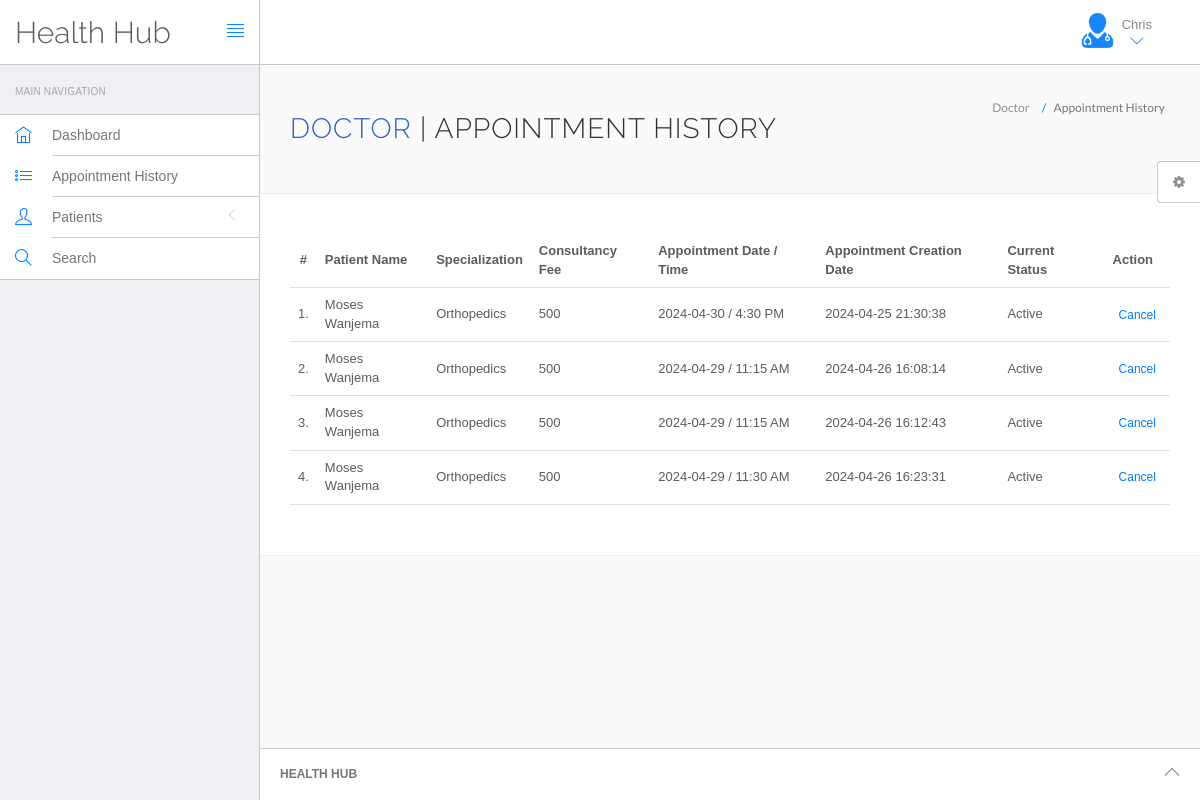
/HMS/doctor/appointment-history.php (signed in), run on the app's committed database.
### tables this page shows
CREATE TABLE `doctors` (
  `id` int(11) NOT NULL,
  `specilization` varchar(255) DEFAULT NULL,
  `doctorName` varchar(255) DEFAULT NULL,
  `address` longtext DEFAULT NULL,
  `docFees` varchar(255) DEFAULT NULL,
  `contactno` bigint(11) DEFAULT NULL,
  `docEmail` varchar(255) DEFAULT NULL,
  `password` varchar(255) DEFAULT NULL,
  `creationDate` timestamp NULL DEFAULT current_timestamp(),
  `updationDate` timestamp NULL DEFAULT NULL ON UPDATE current_timestamp()
);

CREATE TABLE `appointment` (
  `id` int(11) NOT NULL,
  `doctorSpecialization` varchar(255) DEFAULT NULL,
  `doctorId` int(11) DEFAULT NULL,
  `userId` int(11) DEFAULT NULL,
  `consultancyFees` int(11) DEFAULT NULL,
  `appointmentDate` varchar(255) DEFAULT NULL,
  `appointmentTime` varchar(255) DEFAULT NULL,
  `postingDate` timestamp NULL DEFAULT current_timestamp(),
  `paymentStatus` varchar(255) DEFAULT NULL,
  `paymentID` varchar(255) DEFAULT NULL,
  `userStatus` int(11) DEFAULT NULL,
  `doctorStatus` int(11) DEFAULT NULL,
  `updationDate` timestamp NULL DEFAULT NULL ON UPDATE current_timestamp()
);

CREATE TABLE `users` (
  `id` int(11) NOT NULL,
  `fullName` varchar(255) DEFAULT NULL,
  `address` longtext DEFAULT NULL,
  `city` varchar(255) DEFAULT NULL,
  `gender` varchar(255) DEFAULT NULL,
  `email` varchar(255) DEFAULT NULL,
  `password` varchar(255) DEFAULT NULL,
  `regDate` timestamp NULL DEFAULT current_timestamp(),
  `updationDate` timestamp NULL DEFAULT NULL ON UPDATE current_timestamp()
);

### HMS/doctor/appointment-history.php (the view, shortened to what this page needs)
<?php
include('include/config.php');
if(strlen($_SESSION['id']==0)) {
 header('location:logout.php');
  } else{
?>
<!DOCTYPE html>
<html lang="en">
	<head>
		<link rel="stylesheet" href="vendor/bootstrap/css/bootstrap.min.css">
		<link rel="stylesheet" href="vendor/fontawesome/css/font-awesome.min.css">
		<link rel="stylesheet" href="vendor/themify-icons/themify-icons.min.css">
		<link href="vendor/animate.css/animate.min.css" rel="stylesheet" media="screen">
		<link href="vendor/perfect-scrollbar/perfect-scrollbar.min.css" rel="stylesheet" media="screen">
		<link href="vendor/switchery/switchery.min.css" rel="stylesheet" media="screen">
		<link href="vendor/bootstrap-touchspin/jquery.bootstrap-touchspin.min.css" rel="stylesheet" media="screen">
		<link href="vendor/select2/select2.min.css" rel="stylesheet" media="screen">
		<link href="vendor/bootstrap-datepicker/bootstrap-datepicker3.standalone.min.css" rel="stylesheet" media="screen">
		<link href="vendor/bootstrap-timepicker/bootstrap-timepicker.min.css" rel="stylesheet" media="screen">
		<link rel="stylesheet" href="assets/css/styles.css">
		<link rel="stylesheet" href="assets/css/plugins.css">
		<link rel="stylesheet" href="assets/css/themes/theme-1.css" id="skin_color" />
	</head>
	<body>
		<div id="app">
<?php include('include/sidebar.php');?>
			<div class="app-content">
					<?php include('include/header.php');?>
				<div class="main-content" >
					<div class="wrap-content container" id="container">
						<section id="page-title">
							<div class="row">
								<div class="col-sm-8">
									<h1 class="mainTitle"><v style="color:#2e62c8 !important;">Doctor</v>   | Appointment History</h1>
																	</div>
								<ol class="breadcrumb">
									<li>
										<span>Doctor </span>
									</li>
									<li class="active">
										<span>Appointment History</span>
									</li>
								</ol>
							</div>
						</section>
						<div class="container-fluid container-fullw bg-white">
									<div class="row">
								<div class="col-md-12">
									<table class="table table-hover" id="sample-table-1">
										<thead>
											<tr>
												<th class="center">#</th>
												<th class="hidden-xs">Patient  Name</th>
												<th>Specialization</th>
												<th>Consultancy Fee</th>
												<th>Appointment Date / Time </th>
												<th>Appointment Creation Date  </th>
												<th>Current Status</th>
												<th>Action</th>
											</tr>
										</thead>
										<tbody>
<?php
$sql=mysqli_query($con,"select users.fullName as fname,appointment.*  from appointment join users on users.id=appointment.userId where appointment.doctorId='".$_SESSION['id']."'");
$cnt=1;
while($row=mysqli_fetch_array($sql))
{
?>
											<tr>
												<td class="center"><?php echo $cnt;?>.</td>
												<td class="hidden-xs"><?php echo $row['fname'];?></td>
												<td><?php echo $row['doctorSpecialization'];?></td>
												<td><?php echo $row['consultancyFees'];?></td>
												<td><?php echo $row['appointmentDate'];?> / <?php echo
												 $row['appointmentTime'];?>
												</td>
												<td><?php echo $row['postingDate'];?></td>
												<td>
<?php if(($row['userStatus']==1) && ($row['doctorStatus']==1))
{
	echo "Active";
}
												?></td>
												<td >
												<div class="visible-md visible-lg hidden-sm hidden-xs">
							<?php if(($row['userStatus']==1) && ($row['doctorStatus']==1))
{ ?>
	<a href="appointment-history.php?id=<?php echo $row['id']?>&cancel=update" onClick="return confirm('Are you sure you want to cancel this appointment ?')"class="btn btn-transparent btn-xs tooltips" title="Cancel Appointment" tooltip-placement="top" tooltip="Remove">Cancel</a>
	<?php } else {
		echo "Canceled";
		} ?>
												</div>
												</td>
											</tr>
											<?php
$cnt=$cnt+1;
											 }?>
										</tbody>
									</table>
								</div>
							</div>
								</div>
					</div>
				</div>
			</div>
	<?php include('include/footer.php');?>
	<?php include('include/setting.php');?>
		</div>
	</body>
</html>
<?php } ?>

### HMS/doctor/include/header.php (shortened to what this page needs)
<header class="navbar navbar-default navbar-static-top">
					<div class="navbar-header">
						<a class="navbar-brand" href="#">
							<h2 style="padding-top:10% ">Health Hub</h2>
						</a>
						<a href="#" class="sidebar-toggler pull-right visible-md visible-lg" data-toggle-class="app-sidebar-closed" data-toggle-target="#app">
							<i class="ti-align-justify"></i>
						</a>
					</div>
					<div class="navbar-collapse collapse">
						<ul class="nav navbar-right">
							<li class="dropdown current-user">
								<a href class="dropdown-toggle" data-toggle="dropdown">
									<img src="assets/images/images.jpg" > <span class="username">
									<?php $query=mysqli_query($con,"select doctorName from doctors where id='".$_SESSION['id']."'");
while($row=mysqli_fetch_array($query))
{
	echo $row['doctorName'];
}
									?> <i class="ti-angle-down"></i></i></span>
								</a>
							</li>
						</ul>
					</div>
				</header>

### HMS/doctor/assets/css/themes/theme-1.css (style rules this page uses)
body { background: #FAFAFA; }
header .navbar-header { background: #ffffff !important; border-right-color: #c8c7cc !important; border-bottom-color: #c8c7cc !important; }
header .navbar-header .sidebar-toggler, header .navbar-header .sidebar-mobile-toggler { color: #007aff !important; }
header .navbar-header .navbar-brand { color: #777 !important; }
header .navbar-collapse { background: #ffffff !important; border-bottom-color: #c8c7cc !important; box-shadow: none !important; }
header .navbar-collapse .navbar-right > li > a { color: #777; }
header .navbar-collapse .navbar-right > li > a i { color: #007aff !important; }

### data on the page
doctors: doctorName "Chris"
appointment: userId.fullName "Moses Wanjema", doctorSpecialization "Orthopedics", consultancyFees "500", appointmentDate "2024-04-30", appointmentTime "4:30 PM", postingDate "2024-04-25 21:30:38", userStatus "Active"
appointment: userId.fullName "Moses Wanjema", doctorSpecialization "Orthopedics", consultancyFees "500", appointmentDate "2024-04-29", appointmentTime "11:15 AM", postingDate "2024-04-26 16:08:14", userStatus "Active"
appointment: userId.fullName "Moses Wanjema", doctorSpecialization "Orthopedics", consultancyFees "500", appointmentDate "2024-04-29", appointmentTime "11:15 AM", postingDate "2024-04-26 16:12:43", userStatus "Active"
appointment: userId.fullName "Moses Wanjema", doctorSpecialization "Orthopedics", consultancyFees "500", appointmentDate "2024-04-29", appointmentTime "11:30 AM", postingDate "2024-04-26 16:23:31", userStatus "Active"
